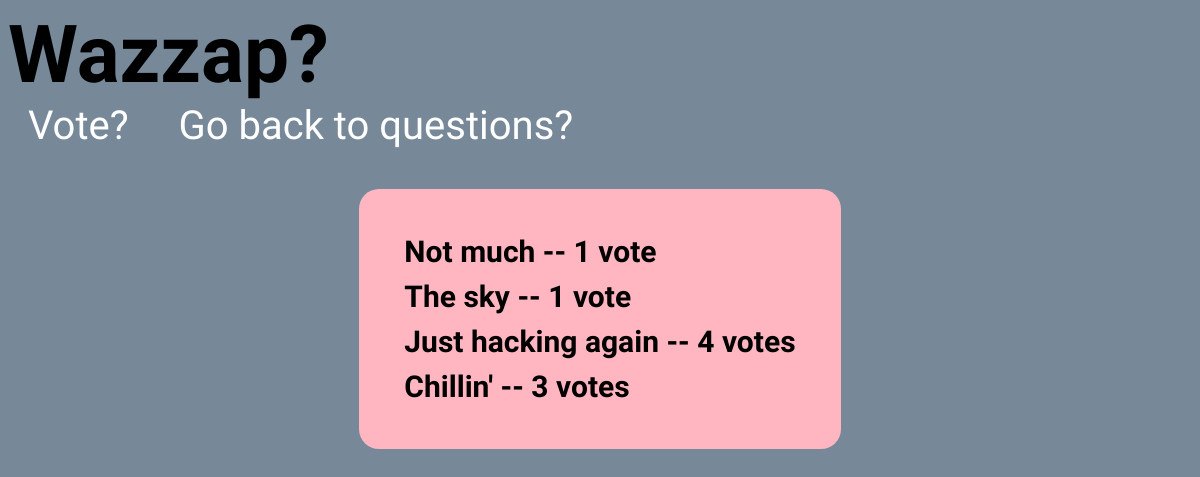
/1/results/, run on the app's committed database.
### polls/models.py (models this page shows, shortened)
class Question(models.Model):
    question_text = models.CharField(max_length=200)
    pub_date = models.DateTimeField('date published')
    def was_published_recently(self):
        now = timezone.now()
        return now - datetime.timedelta(days=1) <= self.pub_date <= now
    was_published_recently.admin_order_field = 'pub_date'
    was_published_recently.boolean = True
    was_published_recently.short_description = 'Published recently?'

class Choice(models.Model):
    question = models.ForeignKey(Question, on_delete=models.CASCADE)
    choice_text = models.CharField(max_length=200)
    votes = models.IntegerField(default=0)

### polls/views.py (the view)
# urls.py: path('<int:pk>/results/', views.ResultsView.as_view(), name='results'),
class ResultsView(generic.DetailView):
    model = Question
    template_name = 'polls/results.html'

### polls/templates/polls/results.html (shortened to what this page needs)
{% load static %}
<link rel="stylesheet" type="text/css" href="{% static 'polls/style.css' %}">
<h1>{{ question.question_text }}</h1>
<a href="{% url 'polls:detail' question.id %}">Vote?</a>
<a href="{% url 'polls:index' %}">Go back to questions?</a>
<div>
    <ul>
    {% for choice in question.choice_set.all %}
        <li class="mini">{{ choice.choice_text }} -- {{ choice.votes }} vote{{ choice.votes|pluralize }}</li>
    {% endfor %}
    </ul>
</div>

### polls/static/polls/style.css (style rules this page uses)
div { display: flex; align-items: center; justify-content: center; }
ul { padding: 40px; background-color: lightpink; border-radius: 20px; list-style-type: none; }
li { padding: 5px; }
a { text-decoration: none; color: white; max-width: 50%; padding: 0 20px; }
h1 { margin: 0; padding: 0; }
.mini { font-size: 30px; font-weight: 600; }

### data on the page
Question: question_text "Wazzap?"
Choice: choice_text "Not much", votes "1"
Choice: choice_text "The sky", votes "1"
Choice: choice_text "Just hacking again", votes "4"
Choice: choice_text "Chillin'", votes "3"
